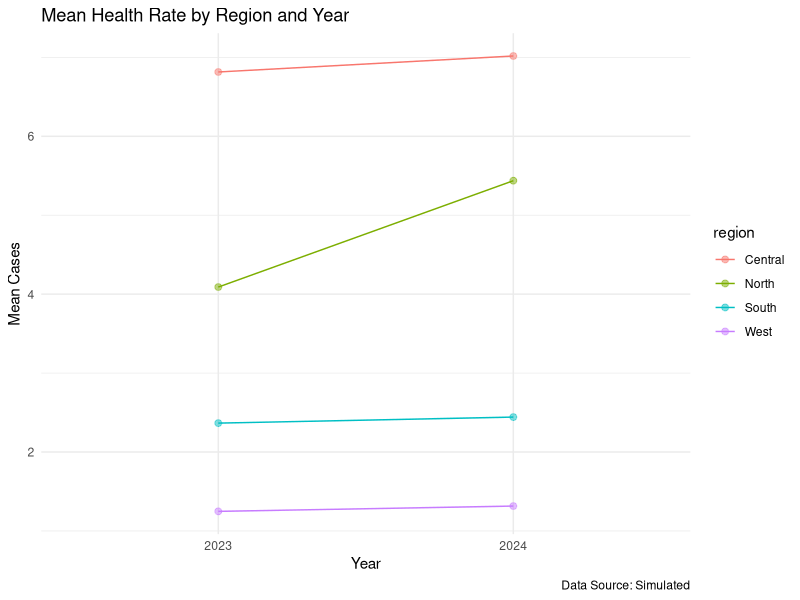
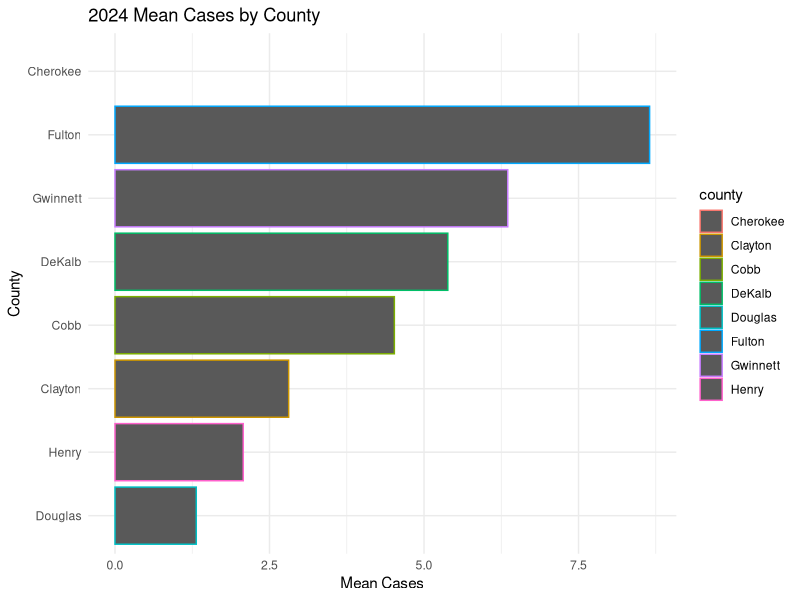
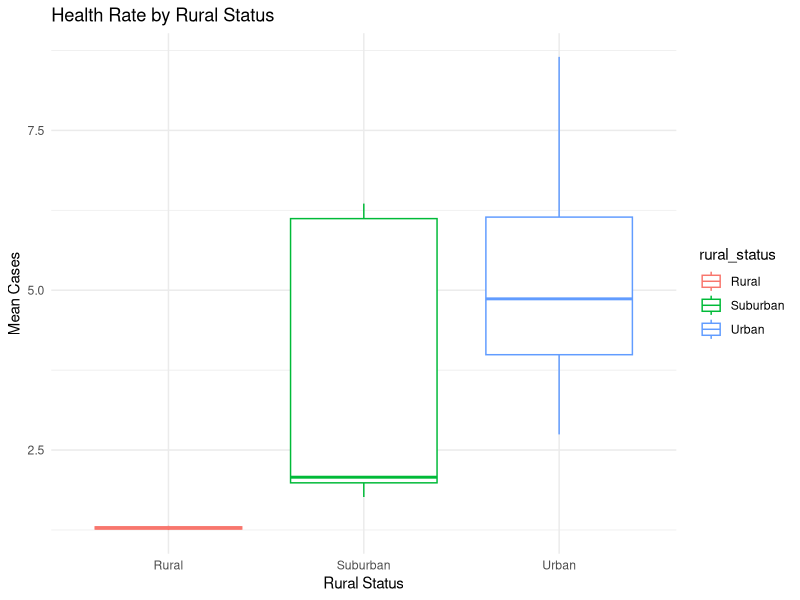
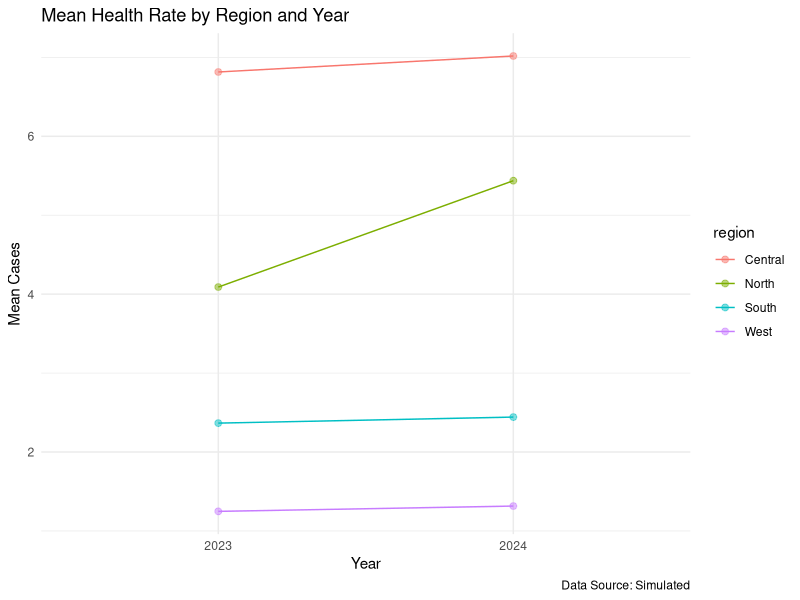
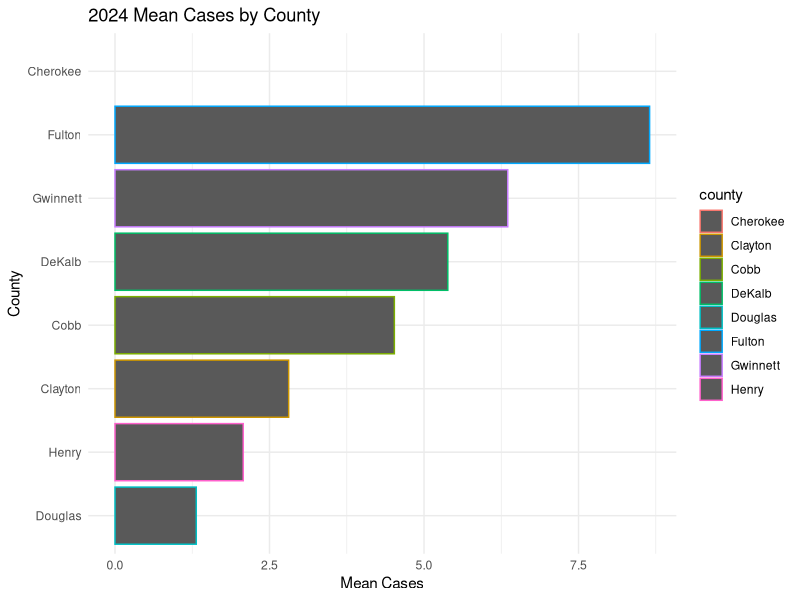
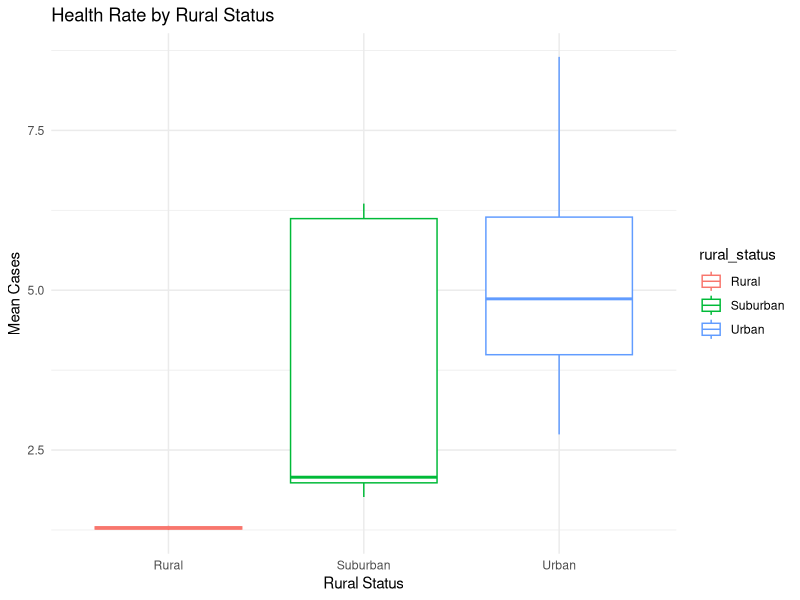

R code for these plots, in order:
## ---- chunk 1

library(tidyverse)

## ---- chunk 2

raw_health_data <- data.frame(
  county = c(
    "Fulton", "DeKalb", "Cobb", "Gwinnett",
    "Clayton", "Henry", "Cherokee", "Fulton", "Douglas"
  ),
  region = c(
    "Central", "Central", "North", "North",
    "South", "South", "North", "Central", "West"
  ),
  population_2023 = c(
    1063937, 764597, 776781, 975353,
    303435, 245684, 316837, 1063937, 147843
  ),
  cases_2023 = c(
    8420, 5210, 4385, 6120,
    2745, 1987, 1765, 8420, 1248
  ),
  population_2024 = c(
    1072000, 770100, 783500, 987600,
    307200, 251300, 323500, 1072000, 151200
  ),
  cases_2024 = c(
    8650, 5385, 4520, 6355,
    2810, 2075, NA, 8650, 1315
  )
)

raw_health_data

## ---- chunk 3

glimpse(raw_health_data)

## ---- chunk 4

health_data_clean <- raw_health_data %>%
  distinct(county, .keep_all = TRUE)

## ---- chunk 5

health_data_clean1 <- health_data_clean %>% 
  pivot_longer(cols = c(population_2023, cases_2023, population_2024, cases_2024),
    names_to = c(".value", "year"),
    names_pattern = "(population|cases)_(2023|2024)"
  )

## ---- chunk 6

health_data_clean2 <- health_data_clean1 %>%
  mutate(
    cases_thousands = cases / 1e3
  )

## ---- chunk 7

mean_rate <- health_data_clean2 %>% group_by(region, year) %>%
  summarise(
    mean_cases = mean(cases_thousands, na.rm = TRUE)
  )

## ---- chunk 8

rural_status <- data.frame(
  county = c("Fulton", "DeKalb", "Cobb", "Gwinnett",
             "Clayton", "Henry", "Cherokee", "Douglas"),
  rural_status = c("Urban", "Urban", "Urban", "Suburban",
                   "Urban", "Suburban", "Suburban", "Rural")
)

# check duplicates in rural-status table
rural_status %>%
  count(county) %>%
  filter(n > 1)

# join contextual data
health_data_joined <- health_data_clean2 %>%
  left_join(rural_status, by = "county")

# check unmatched rows
health_data_joined %>%
  filter(is.na(rural_status)) %>%
  select(county)

# check row counts before and after join
nrow(health_data_clean2)
nrow(health_data_joined)

# joined data
health_data_joined

## ---- chunk 9

line_graph <- ggplot(
  mean_rate,
  aes(
    x = year,
    y = mean_cases,
    color = region,
    group = region
   ) 
  )+
    geom_line(
  ) +
  geom_point(
    size = 2,
    alpha = 0.5
  ) +
  labs(
    title = "Mean Health Rate by Region and Year ",
    x = "Year",
    y = "Mean Cases",
    caption = "Data Source: Simulated"
    ) +
    theme_minimal()

line_graph

## ---- chunk 10

ggsave(
  filename = "../Figures/lab03_line_graph.png",
  plot = line_graph,
  width = 8,
  height = 6,
  dpi = 300
)

## ---- chunk 11

mean_rate1 <- health_data_clean2 %>% group_by(county, year) %>%
  summarise(
    mean_cases = mean(cases_thousands, na.rm = TRUE)
  )

hd2024 <- mean_rate1 %>%
  filter(year == 2024) %>%
  ggplot(
    aes(
      x = reorder(county, mean_cases),
      y = mean_cases,
      color = county
    )
  ) +
  geom_col() +
  coord_flip() +
  labs(
    title = "2024 Mean Cases by County",
    x = "County",
    y = "Mean Cases"
  ) +
  theme_minimal()

hd2024

## ---- chunk 12

ggsave(
  filename = "../Figures/lab03_hd2024.png",
  plot = hd2024,
  width = 8,
  height = 6,
  dpi = 300
)

## ---- chunk 13

mean_rate2 <- health_data_joined %>% group_by(county,rural_status, year) %>%
  summarise(
    mean_cases = mean(cases_thousands, na.rm = TRUE)
  )

rural_status_graph <- ggplot(
  mean_rate2, 
       aes(
         x = rural_status, 
         y = mean_cases,
         color = rural_status
         )
  ) +
  geom_boxplot() +
  labs(
    title = "Health Rate by Rural Status",
    x = "Rural Status",
    y = "Mean Cases"
  ) +
  theme_minimal()

rural_status_graph

## ---- chunk 14

ggsave(
  filename = "../Figures/lab03_rural_status_graph.png",
  plot = rural_status_graph,
  width = 8,
  height = 6,
  dpi = 300
)
